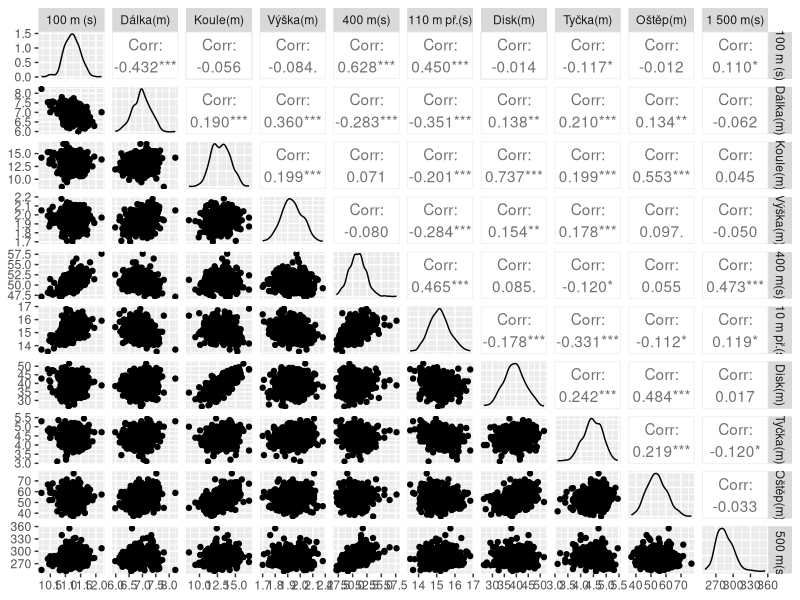
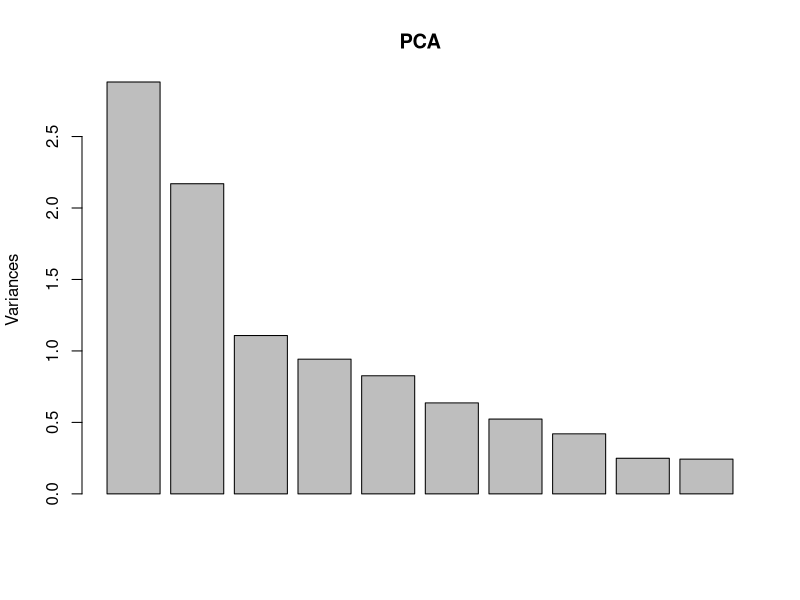
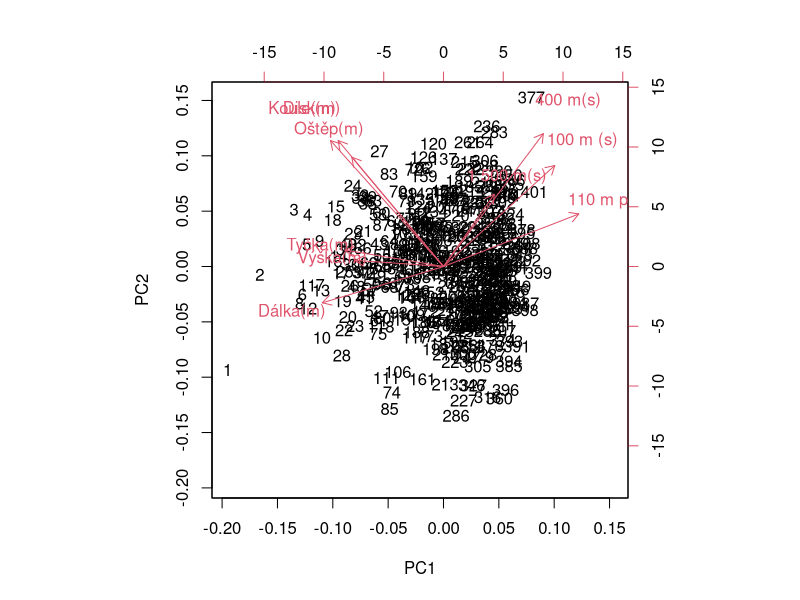

The R source for these figures, in order:
library(foreign)
library(tidyverse)
library(GGally)

data4_1 <- read.spss("data4_1.sav",to.data.frame=TRUE)
str(data4_1)
summary(data4_1)

vars4_1 <- as.data.frame(attr(data4_1,"variable.labels"),stringsAsFactors = F)

disc <- as.data.frame(data4_1[c(3:12)])
colnames(disc) <- vars4_1[c(3:12),]

ggpairs(disc)

#PCA
PCA <- prcomp(disc, scale=TRUE)

#Vector of sd's
PCA$sdev

# matrix of eigenvectors
PCA$rotation

#component loads
t(PCA$sdev*t(PCA$rotation))

#matrix of components
PCA$x

#eigenvalues of the matrix
apply(PCA$x,2,sd)^2

summary(PCA)

# Screeplot
screeplot(PCA)

#Biplot
biplot(PCA)

